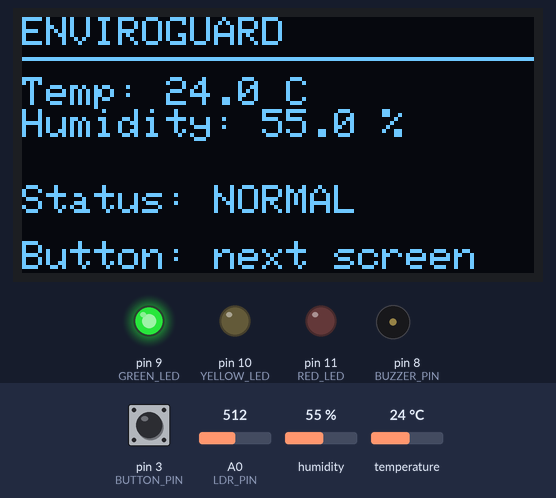
Recording of a sketch running on a simulated Arduino Uno, built with avr-gcc and run on an emulated ATmega328P. On the bench: 128×64 one-colour display, output pins drawn as LEDs (lit = HIGH), buzzer (waves = sounding). Dashed ring = blinking. The test bench sets the inputs (shaded band); at power-on: humidity 55 %, temperature 24 °C, pin 3 (BUTTON_PIN) HIGH, A0 (LDR_PIN) = 512. What the sketch prints to the serial monitor is not drawn.

Above: at 2.7 s.
2.8 s: humidity set to 26 %
At 5.4 s:
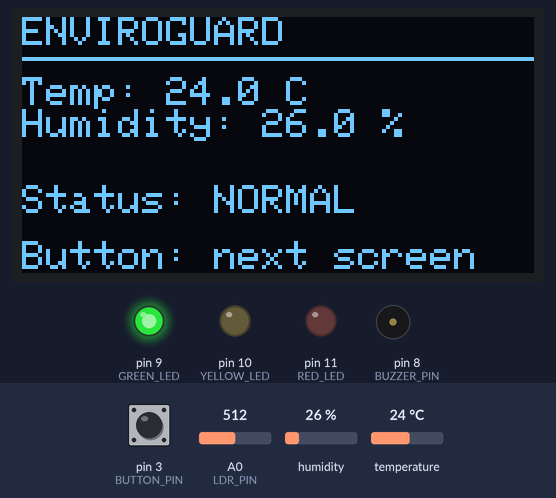
5.7 s: humidity set to 23 %
At 7.2 s:
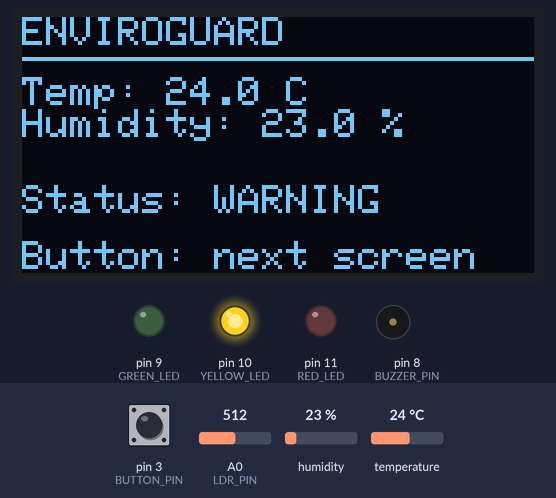
9.0 s: temperature set to 34.6 °C
At 9.88 s:
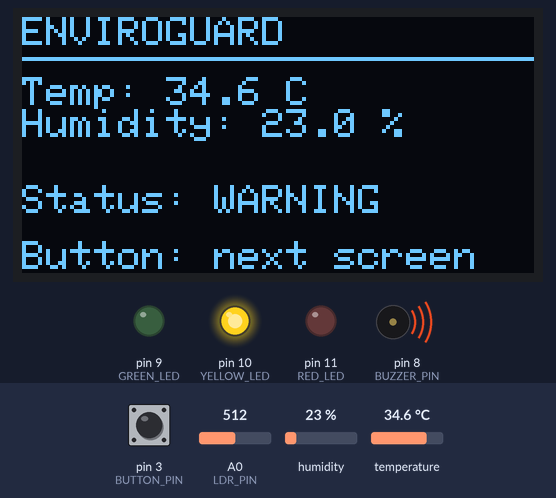
10.7 s: temperature set to 35.3 °C
At 12.55 s:
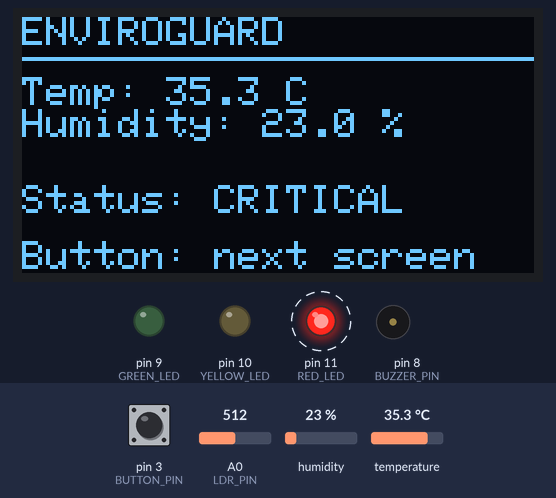
13.4 s: pin 3 (BUTTON_PIN) pulled LOW for 0.15 s
At 13.98 s:
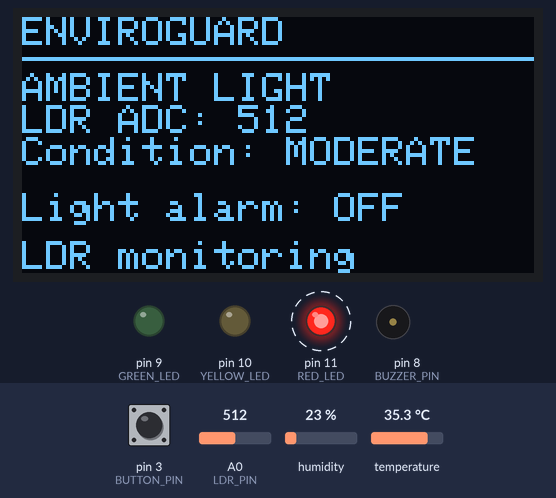
14.1 s: A0 (LDR_PIN) set to 787
At 14.51 s:
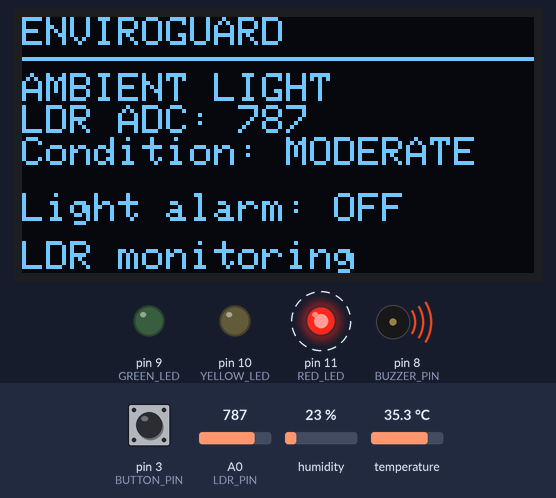
15.7 s: A0 (LDR_PIN) set to 810
Timing chart, 0 to 19.5 s (numbered marks = the images above; inputs shaded):
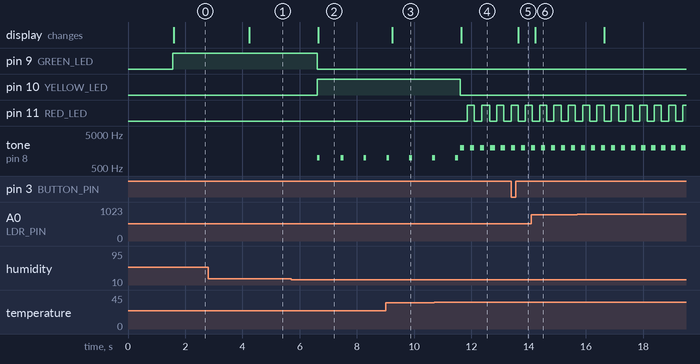

The sketch:

EnviroGuard.ino.ino
```cpp
#include <Wire.h>
#include <Adafruit_GFX.h>
#include <Adafruit_SSD1306.h>
#include <DHT.h>
#include <math.h>

const byte DHT_PIN = 2;
const byte BUTTON_PIN = 3;
const byte LDR_PIN = A0;

const byte GREEN_LED = 9;
const byte YELLOW_LED = 10;
const byte RED_LED = 11;
const byte BUZZER_PIN = 8;

#define SCREEN_WIDTH 128
#define SCREEN_HEIGHT 64
#define OLED_RESET -1
#define OLED_ADDRESS 0x3C
#define DHT_TYPE DHT22

Adafruit_SSD1306 display(
  SCREEN_WIDTH,
  SCREEN_HEIGHT,
  &Wire,
  OLED_RESET
);

DHT dht(DHT_PIN, DHT_TYPE);

bool oledOK = false;

const float WARNING_TEMP = 30.0;
const float CRITICAL_TEMP = 35.0;

const float LOW_HUMIDITY = 25.0;
const float HIGH_HUMIDITY = 75.0;

const int DARK_LIGHT_THRESHOLD = 250;
const int BRIGHT_LIGHT_THRESHOLD = 800;

const bool ENABLE_LIGHT_ALARM = false;
const bool ENABLE_HUMIDITY_ALARM = true;

const unsigned long SENSOR_INTERVAL = 2500;
const unsigned long DISPLAY_INTERVAL = 200;
const unsigned long BUTTON_DEBOUNCE = 40;
const unsigned long RED_FLASH_INTERVAL = 250;

const unsigned long WARNING_BEEP_ON = 100;
const unsigned long WARNING_BEEP_OFF = 700;

const unsigned long CRITICAL_BEEP_ON = 150;
const unsigned long CRITICAL_BEEP_OFF = 200;

const unsigned int WARNING_FREQUENCY = 1000;
const unsigned int CRITICAL_FREQUENCY = 2000;

float temperature = NAN;
float humidity = NAN;

int lightRaw = 0;
bool sensorOK = false;

enum AlarmState {
  NORMAL,
  WARNING,
  CRITICAL,
  SENSOR_FAULT
};

AlarmState alarmState = SENSOR_FAULT;
AlarmState previousLedState = SENSOR_FAULT;
AlarmState previousBuzzerState = SENSOR_FAULT;

unsigned long lastSensorRead = 0;
unsigned long lastDisplayUpdate = 0;

byte screenNumber = 0;

bool lastButtonReading = HIGH;
bool stableButtonState = HIGH;

unsigned long lastDebounceTime = 0;
unsigned long lastRedFlash = 0;
bool redLedOn = false;

unsigned long lastBuzzerChange = 0;
bool buzzerOn = false;

void allLedsOff() {
  digitalWrite(GREEN_LED, LOW);
  digitalWrite(YELLOW_LED, LOW);
  digitalWrite(RED_LED, LOW);
}

void updateStatusLEDs() {
  unsigned long now = millis();

  if (alarmState != previousLedState) {
    redLedOn = false;
    lastRedFlash = now;
    previousLedState = alarmState;
  }

  switch (alarmState) {
    case NORMAL:
      digitalWrite(GREEN_LED, HIGH);
      digitalWrite(YELLOW_LED, LOW);
      digitalWrite(RED_LED, LOW);
      break;

    case WARNING:
      digitalWrite(GREEN_LED, LOW);
      digitalWrite(YELLOW_LED, HIGH);
      digitalWrite(RED_LED, LOW);
      break;

    case CRITICAL:
      digitalWrite(GREEN_LED, LOW);
      digitalWrite(YELLOW_LED, LOW);

      if (now - lastRedFlash >= RED_FLASH_INTERVAL) {
        lastRedFlash = now;
        redLedOn = !redLedOn;
      }

      digitalWrite(RED_LED, redLedOn ? HIGH : LOW);
      break;

    case SENSOR_FAULT:
      digitalWrite(GREEN_LED, LOW);
      digitalWrite(YELLOW_LED, LOW);
      digitalWrite(RED_LED, HIGH);
      break;
  }
}

void readSensors() {
  float newTemperature = dht.readTemperature();
  float newHumidity = dht.readHumidity();

  lightRaw = analogRead(LDR_PIN);

  bool invalidReading =
    isnan(newTemperature) ||
    isnan(newHumidity) ||
    newTemperature < -40.0 ||
    newTemperature > 80.0 ||
    newHumidity < 0.0 ||
    newHumidity > 100.0;

  if (invalidReading) {
    sensorOK = false;
    temperature = NAN;
    humidity = NAN;
    alarmState = SENSOR_FAULT;
    return;
  }

  temperature = newTemperature;
  humidity = newHumidity;
  sensorOK = true;
}

void determineAlarmState() {
  if (!sensorOK) {
    alarmState = SENSOR_FAULT;
    return;
  }

  if (temperature >= CRITICAL_TEMP) {
    alarmState = CRITICAL;
    return;
  }

  bool temperatureWarning =
    temperature >= WARNING_TEMP;

  bool humidityWarning =
    ENABLE_HUMIDITY_ALARM &&
    (
      humidity < LOW_HUMIDITY ||
      humidity > HIGH_HUMIDITY
    );

  bool lightWarning =
    ENABLE_LIGHT_ALARM &&
    (
      lightRaw < DARK_LIGHT_THRESHOLD ||
      lightRaw > BRIGHT_LIGHT_THRESHOLD
    );

  if (
    temperatureWarning ||
    humidityWarning ||
    lightWarning
  ) {
    alarmState = WARNING;
  } else {
    alarmState = NORMAL;
  }
}

void updateBuzzer() {
  unsigned long now = millis();

  if (alarmState != previousBuzzerState) {
    noTone(BUZZER_PIN);
    buzzerOn = false;
    lastBuzzerChange = now;

    previousBuzzerState = alarmState;

    if (alarmState == WARNING) {
      tone(BUZZER_PIN, WARNING_FREQUENCY);
      buzzerOn = true;
    } else if (alarmState == CRITICAL) {
      tone(BUZZER_PIN, CRITICAL_FREQUENCY);
      buzzerOn = true;
    }

    return;
  }

  if (
    alarmState == NORMAL ||
    alarmState == SENSOR_FAULT
  ) {
    noTone(BUZZER_PIN);
    buzzerOn = false;
    return;
  }

  unsigned long onDuration;
  unsigned long offDuration;
  unsigned int frequency;

  if (alarmState == WARNING) {
    onDuration = WARNING_BEEP_ON;
    offDuration = WARNING_BEEP_OFF;
    frequency = WARNING_FREQUENCY;
  } else {
    onDuration = CRITICAL_BEEP_ON;
    offDuration = CRITICAL_BEEP_OFF;
    frequency = CRITICAL_FREQUENCY;
  }

  unsigned long requiredDuration =
    buzzerOn ? onDuration : offDuration;

  if (now - lastBuzzerChange >= requiredDuration) {
    lastBuzzerChange = now;
    buzzerOn = !buzzerOn;

    if (buzzerOn) {
      tone(BUZZER_PIN, frequency);
    } else {
      noTone(BUZZER_PIN);
    }
  }
}

void updateButton() {
  bool reading = digitalRead(BUTTON_PIN);

  if (reading != lastButtonReading) {
    lastDebounceTime = millis();
  }

  if (millis() - lastDebounceTime >= BUTTON_DEBOUNCE) {
    if (reading != stableButtonState) {
      stableButtonState = reading;

      if (stableButtonState == LOW) {
        screenNumber = (screenNumber + 1) % 3;
      }
    }
  }

  lastButtonReading = reading;
}

void drawHeader() {
  display.setTextSize(1);
  display.setTextColor(SSD1306_WHITE);
  display.setCursor(0, 0);

  display.println(F("ENVIROGUARD"));

  display.drawLine(
    0, 10, 127, 10,
    SSD1306_WHITE
  );
}

void drawEnvironmentScreen() {
  drawHeader();

  display.setCursor(0, 15);

  if (sensorOK) {
    display.print(F("Temp: "));
    display.print(temperature, 1);
    display.println(F(" C"));

    display.print(F("Humidity: "));
    display.print(humidity, 1);
    display.println(F(" %"));
  } else {
    display.println(F("DHT22 SENSOR ERROR"));
    display.println(F("Check sensor wiring"));
  }

  display.setCursor(0, 42);
  display.print(F("Status: "));

  switch (alarmState) {
    case NORMAL:
      display.println(F("NORMAL"));
      break;

    case WARNING:
      display.println(F("WARNING"));
      break;

    case CRITICAL:
      display.println(F("CRITICAL"));
      break;

    case SENSOR_FAULT:
      display.println(F("SENSOR FAULT"));
      break;
  }

  display.setCursor(0, 56);
  display.println(F("Button: next screen"));
}

void drawLightScreen() {
  drawHeader();

  display.setCursor(0, 14);
  display.println(F("AMBIENT LIGHT"));

  display.print(F("LDR ADC: "));
  display.println(lightRaw);

  display.setCursor(0, 30);

  if (lightRaw < DARK_LIGHT_THRESHOLD) {
    display.println(F("Condition: DARK"));
  } else if (lightRaw > BRIGHT_LIGHT_THRESHOLD) {
    display.println(F("Condition: BRIGHT"));
  } else {
    display.println(F("Condition: MODERATE"));
  }

  display.setCursor(0, 44);
  display.print(F("Light alarm: "));
  display.println(
    ENABLE_LIGHT_ALARM ? F("ON") : F("OFF")
  );

  display.setCursor(0, 56);
  display.println(F("LDR monitoring"));
}

void drawThresholdScreen() {
  drawHeader();

  display.setCursor(0, 13);
  display.println(F("ALARM THRESHOLDS"));

  display.print(F("Warning: "));
  display.print(WARNING_TEMP, 1);
  display.println(F(" C"));

  display.print(F("Critical: "));
  display.print(CRITICAL_TEMP, 1);
  display.println(F(" C"));

  display.print(F("Humidity: "));
  display.print(LOW_HUMIDITY, 0);
  display.print(F("-"));
  display.print(HIGH_HUMIDITY, 0);
  display.println(F("%"));

  display.setCursor(0, 56);
  display.println(F("Edit thresholds in code"));
}

void updateDisplay() {
  if (!oledOK) {
    return;
  }

  display.clearDisplay();

  switch (screenNumber) {
    case 0:
      drawEnvironmentScreen();
      break;

    case 1:
      drawLightScreen();
      break;

    case 2:
      drawThresholdScreen();
      break;
  }

  display.display();
}

const char* getStateName() {
  switch (alarmState) {
    case NORMAL:
      return "NORMAL";

    case WARNING:
      return "WARNING";

    case CRITICAL:
      return "CRITICAL";

    case SENSOR_FAULT:
      return "SENSOR_FAULT";

    default:
      return "UNKNOWN";
  }
}

void sendSerialData() {
  Serial.print(millis());
  Serial.print(',');

  if (sensorOK) {
    Serial.print(temperature, 1);
    Serial.print(',');
    Serial.print(humidity, 1);
  } else {
    Serial.print(F("nan,nan"));
  }

  Serial.print(',');
  Serial.print(lightRaw);
  Serial.print(',');
  Serial.print(getStateName());
  Serial.print(',');
  Serial.println(sensorOK ? 1 : 0);
}

void setup() {
  Serial.begin(9600);

  pinMode(BUTTON_PIN, INPUT_PULLUP);

  pinMode(GREEN_LED, OUTPUT);
  pinMode(YELLOW_LED, OUTPUT);
  pinMode(RED_LED, OUTPUT);
  pinMode(BUZZER_PIN, OUTPUT);

  allLedsOff();
  noTone(BUZZER_PIN);

  dht.begin();

  oledOK = display.begin(
    SSD1306_SWITCHCAPVCC,
    OLED_ADDRESS
  );

  if (oledOK) {
    display.clearDisplay();
    display.setTextColor(SSD1306_WHITE);
    display.setTextSize(2);

    display.setCursor(8, 12);
    display.println(F("ENVIRO"));

    display.setCursor(8, 35);
    display.println(F("GUARD"));

    display.display();

    delay(1500);
  } else {
    Serial.println(F("DIAGNOSTIC: OLED initialization failed"));
  }

  readSensors();
  determineAlarmState();

  previousBuzzerState = SENSOR_FAULT;
  previousLedState = SENSOR_FAULT;

  lastRedFlash = millis();
  lastBuzzerChange = millis();

  updateStatusLEDs();
  updateBuzzer();

  Serial.println(
    F("time_ms,temperature_c,humidity_percent,"
      "ldr_adc,status,sensor_ok")
  );

  updateDisplay();

  lastSensorRead = millis();
  lastDisplayUpdate = millis();
}

void loop() {
  unsigned long now = millis();

  updateButton();

  if (now - lastSensorRead >= SENSOR_INTERVAL) {
    lastSensorRead = now;

    readSensors();
    determineAlarmState();
    sendSerialData();
  }

  updateStatusLEDs();
  updateBuzzer();

  if (now - lastDisplayUpdate >= DISPLAY_INTERVAL) {
    lastDisplayUpdate = now;
    updateDisplay();
  }
}
```

Measured:
- the behaviour switches between 25 and 24 % on humidity (found by bisection; images 1 and 2)
- the behaviour switches between 34.9 and 35 °C on temperature (found by bisection; images 3 and 4)
- after the input at 2.8 s, the display: changes after 1.4 s (image 1)
- after the input at 5.7 s, pin 9 (GREEN_LED): HIGH → LOW after 0.91 s; pin 10 (YELLOW_LED): LOW → HIGH after 0.91 s; tone on pin 8 (BUZZER_PIN): alternates 1000 Hz for 0.10 s and silent for 0.71 s, starting after 0.91 s; the display: changes after 0.94 s (image 2)
- after the input at 9.0 s, the display: changes after 0.23 s (image 3)
- after the input at 10.7 s, pin 10 (YELLOW_LED): HIGH → LOW after 0.91 s; pin 11 (RED_LED): alternates HIGH for 0.25 s and LOW for 0.25 s, starting after 1.2 s; the display: changes after 0.94 s (image 4)
- after the input at 13.4 s, the display: changes after 0.24 s (image 5)
- after the input at 14.1 s, the display: changes after 0.14 s (image 6)
